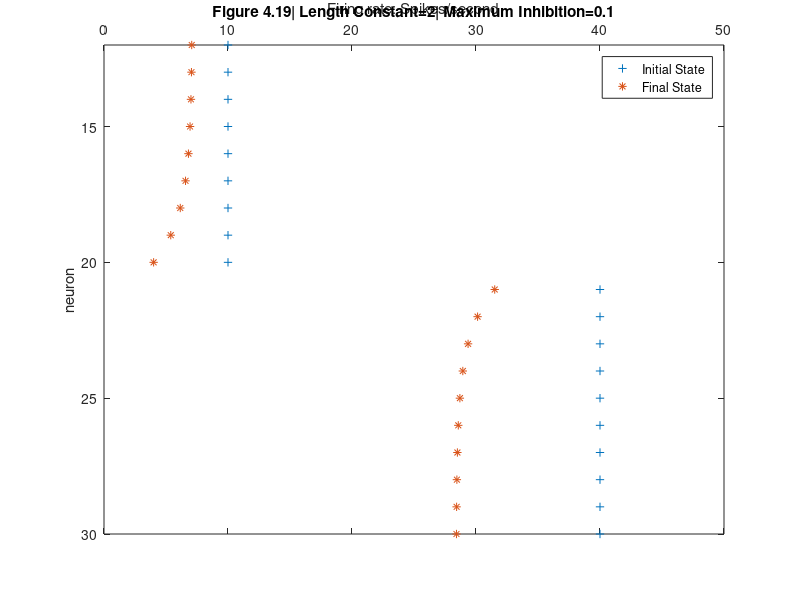
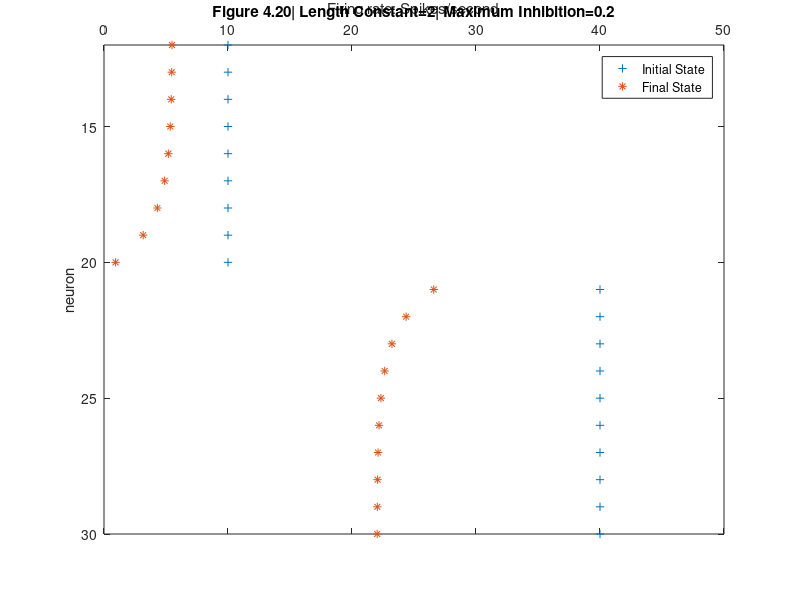
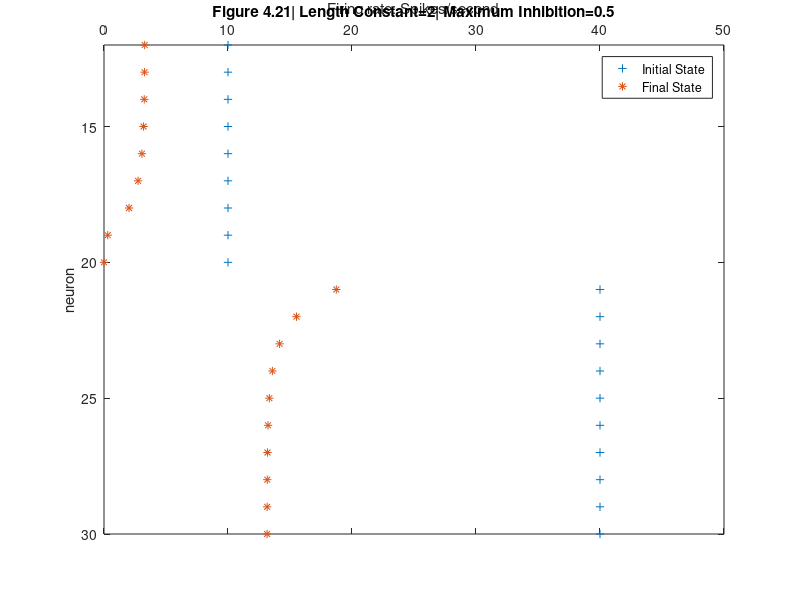
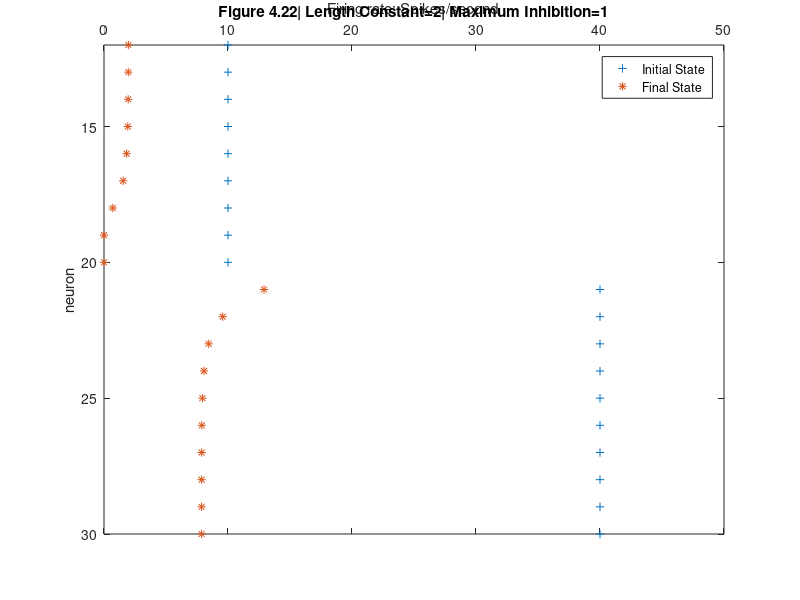

Reproduce these figures in MATLAB, in order.
clc;close all; clear all;

dimensionality = 80; %number of neurons
halfdim = dimensionality/2;
time = 50; %time unit
upperLimit = 60; %maximum firing rate
lowerLimit = 0; %minimum firing rate
epsilon = .1; 

%distance matrix containing distance information for all neurons
for i=1:dimensionality 
    for j=1:dimensionality 
         dist = abs(i-j);
         if dist > halfdim
            dist = mod(-dist,dimensionality);
         end
         distMat(i,j) = dist;
    end
end


length_constant = 2; 
name1 = {'Figure 4.19','Figure 4.20','Figure 4.21','Figure 4.22','Figure 4.23'};
figIndex = 1;
for maxInhibition = [0.1 0.2 0.5 1 2]
    
   
    initialState = zeros(dimensionality,1); 

    
    weightMatrix = zeros(dimensionality,dimensionality);

    %instantiate initial state
    for iter=1:dimensionality
        for i=1:20
            initialState(i,1)=10;
        end
        for i=21:60
            initialState(i,1)=40;
        end
        for i=61:dimensionality
            initialState(i,1)=10;
        end
    end
    
    stateVec = initialState; 

    figure;
    x=initialState;
    y=1:dimensionality;
    plot(x,y,'+'); %plot initial state
    
    %figure formats to replicate textbook figures
    set(gca, 'XAxisLocation', 'top')
    set(gca,'ydir','reverse')
    xlabel('Firing rate: Spikes/second')
    ylabel('neuron')
    axis([0 50,12 30])
    title(strcat(name1{figIndex},'| Length Constant= ',num2str(length_constant),'| Maximum Inhibition= ', num2str(maxInhibition)));
    figIndex = figIndex + 1;%update figure index for the next figure



    %instantiate connection weights based on distance between neurons 
    for i=1:dimensionality
        for j=1:dimensionality
            dist = distMat(i,j);
            weightMatrix(i,j) = -(maxInhibition*exp(-(dist/length_constant)));%formula from lecture & textbook     
        end
    end
    
    %apply weights to neurons across time
    for t=1:time 
        previousState = stateVec;
        deltaF = initialState + weightMatrix*previousState - previousState;%delta f formula
        stateVec = stateVec + epsilon*deltaF;
        
        %if firing rate of a neuron is outside the boundary (0 to 60
        %spikes/second), then set the value to nearest boundary value.
        stateVec(stateVec<lowerLimit) = lowerLimit;
        stateVec(stateVec>upperLimit) = upperLimit;
    end
   4
    hold on;
    x=stateVec;
    y=1:dimensionality; 
    plot(x,y,'*'); %plot final state
    legend({'Initial State', 'Final State'});
    hold off;

end



%###################################winner take all####################



length_constant = 10;%higher length constant allows us to apply lateral inhibition to larger areas to accomplish winnter take all sysyem.
stepsize = 10;%used for setting up initial state
name2 = {'Figure 4.26','Figure 4.27','Figure 4.28','Figure 4.29'};
figIndex = 1;

for maxInhibition = [1 1 1 2]
    
    initialState = zeros(dimensionality,1);
    
    %initial state is different depending on different figures
    if figIndex == 1
        base = 0;%base firing rate for neurons
        for k=1:dimensionality
            for i=1:15
                initialState(i,1)= base;
            end
            for i=1:5
               initialState(15+i,1)= stepsize*i;
            end
            for i=1:4
                initialState(20+i,1)= 50-stepsize*i;
            end
            for i=25:80
                initialState(i,1)=base;
            end
        end
    else if figIndex == 2
        base = 10;
        for k=1:dimensionality
            for i=1:15
                initialState(i,1)= base;
            end
            for i=1:5
               initialState(15+i,1)= stepsize*i;
            end
            for i=1:4
                initialState(20+i,1)= 50-stepsize*i;
            end
            for i=25:80
                initialState(i,1)=base;
            end
        end
        else if figIndex == 3

            initialState = zeros(dimensionality,1); 
            base = 10;
            for k=1:dimensionality
                for i=1:12
                    initialState(i,1)= base;
                end
                for i=1:3
                   initialState(12+i,1)= stepsize*i;
                end
                for i=1:2
                    initialState(15+i,1)= 30-stepsize*i;
                end
                for i=1:4
                   initialState(17+i,1)= stepsize*i;
                end
                for i=1:3
                    initialState(21+i,1)= 40-stepsize*i;
                end
                for i=25:80
                    initialState(i,1)=base;
                end
            end
            else if figIndex == 4
        
                base = 10;
                for k=1:dimensionality
                    for i=1:12
                        initialState(i,1)= base;
                    end
                    for i=1:3
                       initialState(12+i,1)= stepsize*i;
                    end
                    for i=1:2
                        initialState(15+i,1)= 30-stepsize*i;
                    end
                    for i=1:4
                       initialState(17+i,1)= stepsize*i;
                    end
                    for i=1:3
                        initialState(21+i,1)= 40-stepsize*i;
                    end
                    for i=25:80
                        initialState(i,1)=base;
                    end
                end
            end
        end
        end
    end
    
 
    weightMatrix = zeros(dimensionality,dimensionality);
    stateVec = initialState; 
    
    figure;
    x=initialState;
    y=1:dimensionality;
    plot(x,y,'+'); %plot initial state
    
    set(gca, 'XAxisLocation', 'top')
    set(gca,'ydir','reverse')
    xlabel('Firing rate: Spikes/second')
    ylabel('neuron')
    axis([0 50,12 30])
    title(strcat(name2{figIndex},'| Length Constant= ',num2str(length_constant),'| Maximum Inhibition= ', num2str(maxInhibition)));
    figIndex = figIndex + 1;
    
    for i=1:dimensionality
        for j=1:dimensionality
            dist = distMat(i,j);
            weightMatrix(i,j) = -(maxInhibition*exp(-(dist/length_constant)));        
            if(i==j)
                weightMatrix(i,j) = 0.01;%no self inhibition for winner take all system
            end
        end
    end

    for t=1:time 
        previousState = stateVec;
        
        deltaF = weightMatrix*previousState;
        deltaF = deltaF + initialState - previousState;
        stateVec = stateVec + epsilon*deltaF;
     
        stateVec(stateVec<lowerLimit) = lowerLimit;
        stateVec(stateVec>upperLimit) = upperLimit;
    end

    hold on;
    x=stateVec;
    y=1:dimensionality;
    plot(x,y,'*'); %plot final state
    hold off;
    legend({'Initial State', 'Final State'});

end



